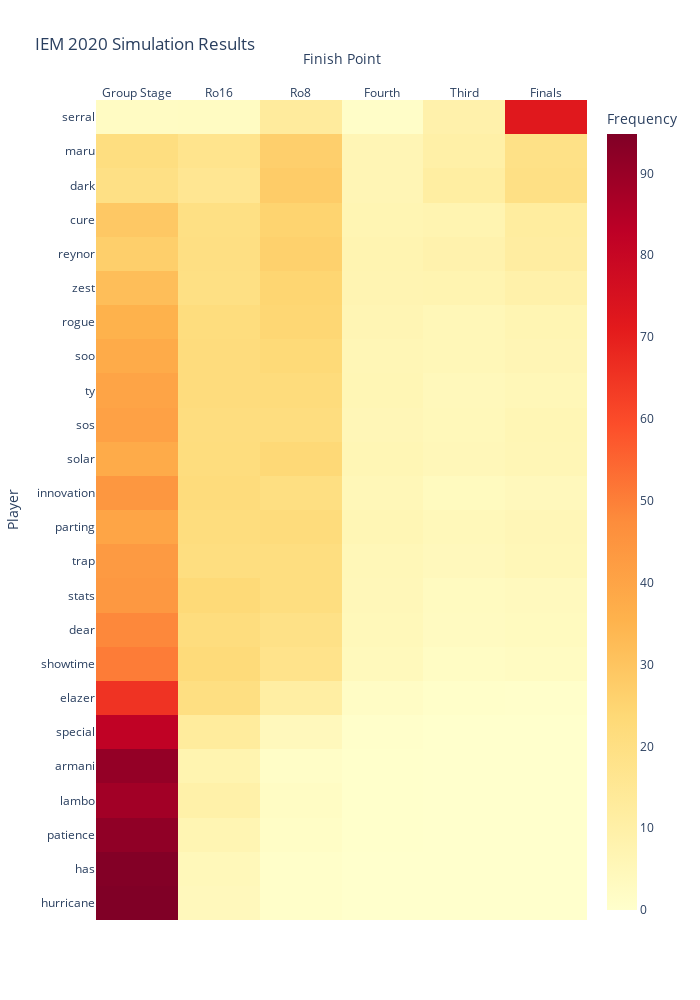

Notebook code cell kept with this figure:
### Code cell
fig = go.Figure(
    data=go.Heatmap(
        z=iem2020_perc[['group_stage', 'ro16', 'ro8', 'fourth', 'third', 'final']].to_numpy(),
        x=['Group Stage', 'Ro16', 'Ro8', 'Fourth', 'Third', 'Finals'],
        y=list(iem2020_perc['player']),
        hoverongaps=False,
        colorbar={'title': 'Frequency', 'outlinecolor': 'navy'},
        colorscale='YlOrRd')
)
fig.update_xaxes(side='top')

fig.update_layout(
    title = 'IEM 2020 Simulation Results',
    yaxis=dict(visible=True, autorange='reversed'),
    autosize=False,
    width=700,
    height=1000,
    xaxis_title = 'Finish Point',
    yaxis_title = 'Player',
    coloraxis_colorbar = dict(
        title='Frequency'
    )
)

fig.show()

### Figure 1 — Plotly figure (JSON) as saved in the notebook; plotly's stock layout.template omitted (floating-point values rounded to 4 significant figures; data arrays with more than 128 entries replaced by an {"elided": "..."} marker saying what was removed)
{"data": [{"colorbar": {"outlinecolor": "navy", "title": {"text": "Frequency"}}, "colorscale": [[0, "rgb(255,255,204)"], [0.125, "rgb(255,237,160)"], [0.25, "rgb(254,217,118)"], [0.375, "rgb(254,178,76)"], [0.5, "rgb(253,141,60)"], [0.625, "rgb(252,78,42)"], [0.75, "rgb(227,26,28)"], [0.875, "rgb(189,0,38)"], [1, "rgb(128,0,38)"]], "hoverongaps": false, "type": "heatmap", "x": ["Group Stage", "Ro16", "Ro8", "Fourth", "Third", "Finals"], "y": ["serral", "maru", "dark", "cure", "reynor", "zest", "rogue", "soo", "ty", "sos", "solar", "innovation", "parting", "trap", "stats", "dear", "showtime", "elazer", "special", "armani", "lambo", "patience", "has", "hurricane"], "z": {"elided": "24x6 float values"}}], "layout": {"autosize": false, "coloraxis": {"colorbar": {"title": {"text": "Frequency"}}}, "height": 1000, "title": {"text": "IEM 2020 Simulation Results"}, "width": 700, "xaxis": {"side": "top", "title": {"text": "Finish Point"}}, "yaxis": {"autorange": "reversed", "title": {"text": "Player"}, "visible": true}}}
